Frame 1 (no input): blank canvas, image omitted
Frame 60 (the mouse pressed at the canvas centre just before this capture): blank canvas, image omitted
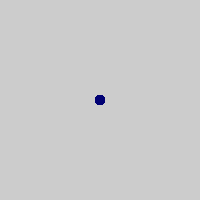
Frame 120 (the mouse held since frame 60 and released just before this capture)

The Processing sketch whose frames 1 and 60 were blank and that drew this single picture after the mouse press (run headless with seeded random() and noise(); from frame 60 on, the mouse is pressed at the canvas centre):

// Processing sketch: processing_82680
// ── processing_82680.pde


int value = 0; 
void setup (){

size (200, 200) ;


}

void draw(){
  
  
     //rect(0,0, width, height); 
  if (mousePressed){
  noStroke(); 
  fill(0,0, 115); 
  ellipse(mouseX, mouseY, 10, 10); 
  }
  


}

void mouseDragged(){
  

}
